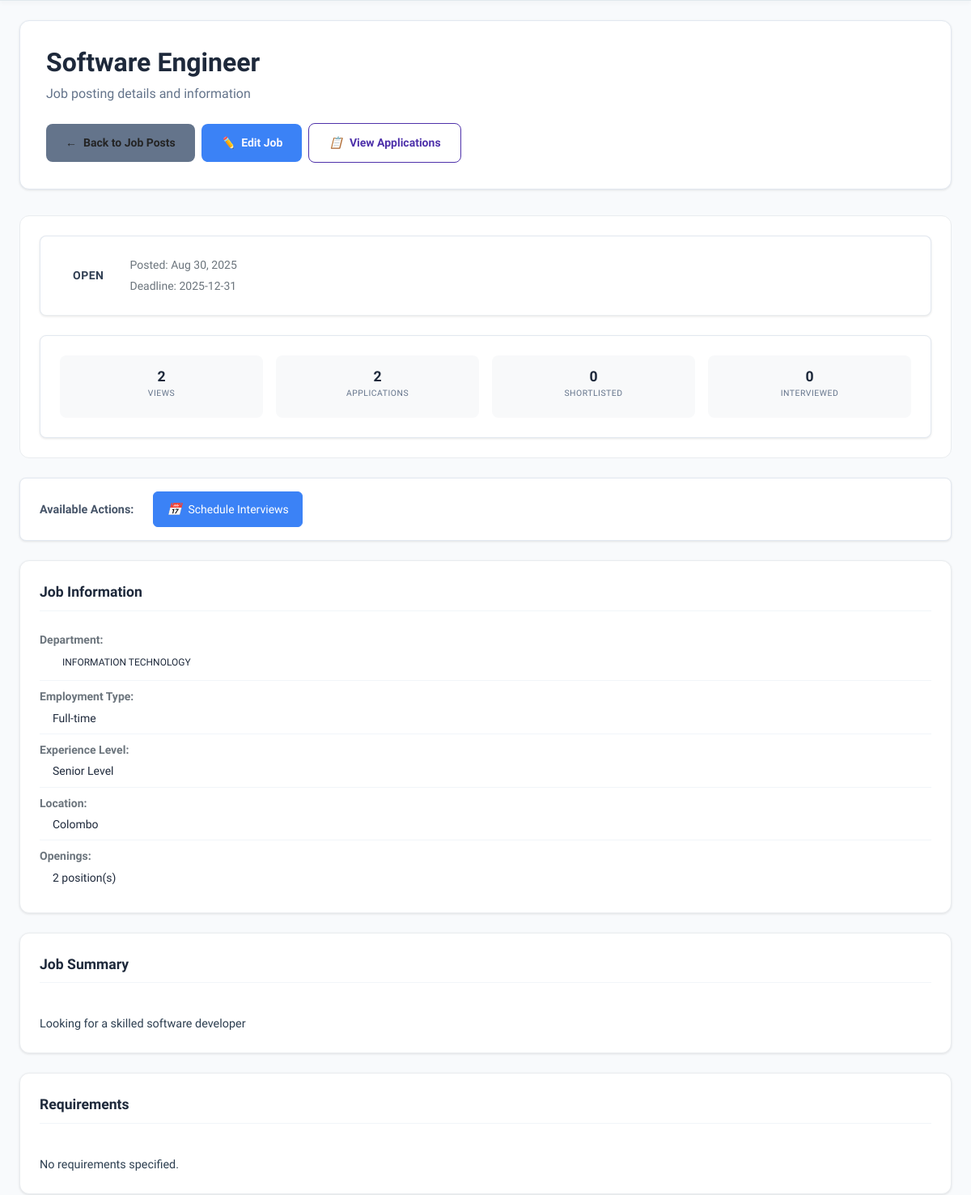
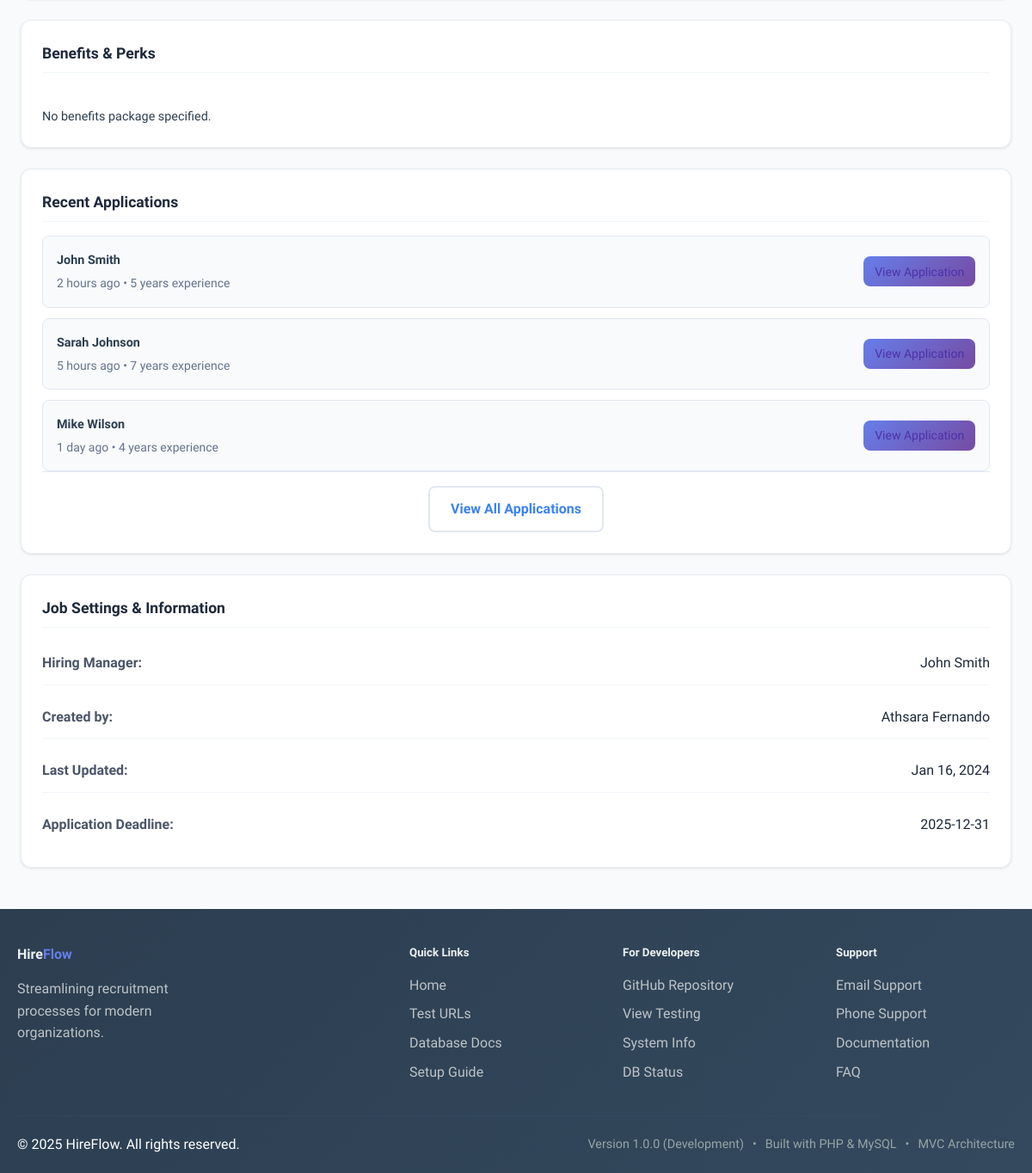
Page /public/hradmin/view-job/1 (signed in) on the committed database (2 pictures, top to bottom).
### tables this page shows
CREATE TABLE `job_posts` (
  `id` int(11) NOT NULL,
  `hr_id` int(11) NOT NULL,
  `title` varchar(200) NOT NULL,
  `department_id` int(11) DEFAULT NULL,
  `description` text NOT NULL,
  `requirements` text DEFAULT NULL,
  `benefits` text DEFAULT NULL,
  `department` varchar(100) DEFAULT NULL,
  `location` varchar(100) DEFAULT NULL,
  `salary_range` varchar(100) DEFAULT NULL,
  `employment_type` enum('Full-time','Part-time','Contract','Internship') DEFAULT 'Full-time',
  `deadline` date DEFAULT NULL,
  `status` enum('Open','Closed','Draft') DEFAULT 'Draft',
  `created_at` timestamp NOT NULL DEFAULT current_timestamp()
);

### app/controllers/hradmin/ViewJob.php (called while the page is built, shortened)
<?php
class ViewJob extends Controller
{
    public function index($id = null)
    {
        $data = [];
        $data['page_title'] = 'Job Details';
        $data['job_id'] = $id;
        $jobPost = new JobPost();
        $job = $jobPost->first(['id' => $id], []);
        $user = new User();
        $creator = $user->first(['id' => $job['hr_id']], []);
        $job['created_by'] = $creator ? $creator['full_name'] : 'Unknown';
        if (!empty($job['department_id'])) {
            $departmentModel = new Department();
            $department = $departmentModel->first(['id' => $job['department_id']], []);
            if ($department) {
                $job['department'] = $department['name'];
            }
        }
        $application = new Application();
        $allApplications = $application->where(['job_id' => $id], []);
        $job['applications_count'] = count($allApplications);
        $job['total_applications'] = $job['applications_count'];
        $job['new_applications'] = 0;
        $job['interviews_scheduled'] = 0;
        $job['offers_made'] = 0;
        $job['shortlisted_count'] = 0;
        $job['interviewed_count'] = 0;
        foreach ($allApplications as $app) {
            $status = strtolower(trim((string)($app['status'] ?? '')));
            if ($status === 'applied' || $status === 'under review') {
                $job['new_applications']++;
            }
        }
        $currentViews = (isset($job['views_count']) && is_numeric($job['views_count'])) ? (int)$job['views_count'] : 0;
        $job['views_count'] = max($currentViews, (int)$job['applications_count']);
        $job['summary'] = $job['description'];
        $job['type'] = $job['employment_type'];
        $job['created_date'] = $job['created_at'] ?? date('Y-m-d');
        $job['posted_date'] = !empty($job['created_at']) ? date('M d, Y', strtotime($job['created_at'])) : date('M d, Y');
        $job['application_deadline'] = $job['deadline'] ?? null;
        $data['job'] = $job;
        $data['job'] = $job;
        $recentApps = array_slice($allApplications, 0, 5);
        $data['recent_applications'] = [];
        foreach ($recentApps as $app) {
            $applicant = $user->first(['id' => $app['applicant_id']], []);
            if ($applicant) {
                $data['recent_applications'][] = [
                    'id' => $app['id'],
                    'applicant_name' => $applicant['full_name'],
                    'email' => $applicant['email'],
                    'applied_date' => $app['applied_at'] ?? $app['created_at'],
                    'status' => $app['status'],
                    'experience' => $app['years_of_experience'] ?? 'N/A',
                    'score' => $app['score'] ?? 0
                ];
            }
        }
        $data['application_stats'] = [
            'daily_applications' => [],
            'status_breakdown' => []
        ];
        $statusCounts = [];
        foreach ($allApplications as $app) {
            $status = $app['status'];
            if (!isset($statusCounts[$status])) {
                $statusCounts[$status] = 0;
            }
            $statusCounts[$status]++;
        }
        $data['application_stats']['status_breakdown'] = $statusCounts;
        $this->view('hradmin/view-job', $data);
    }
}

### app/core/App.php (called while the page is built, shortened)
<?php
class App
{
    private $method = 'index';
    private function splitURL()
    {
        $URL = $_GET['url'] ?? 'home';
        $URL = explode("/", trim($URL, "/"));
        return $URL;
    }
    private function convertUrlToClassName($url)
    {
        return str_replace(' ', '', ucwords(str_replace('-', ' ', $url)));
    }
    private function resolveControllerFile($directory, $expectedClassName)
    {
        return [null, null];
    }
    private function resolveFolderController($folder, $segment)
    {
        $controllerDir = "../app/controllers/" . $folder;
        $controllerName = $this->convertUrlToClassName($segment);
        $directPath = $controllerDir . "/" . $controllerName . ".php";
        if (file_exists($directPath)) {
            return [
                'controller' => $controllerName,
                'file' => $directPath,
            ];
        }
        return null;
    }
    public function loadController()
    {
        $URL = $this->splitURL();
        list($fileName, $controllerName) = $this->resolveControllerFile(
            "../app/controllers",
            ucfirst($URL[0])
        );
        if ($fileName) {
            require $fileName;
            $this->controller = $controllerName;
            unset($URL[0]);
        } else {
            if (isset($URL[1])) {
                $resolvedController = $this->resolveFolderController($URL[0], $URL[1]);
                if ($resolvedController) {
                    unset($URL[0]);
                    unset($URL[1]);
                } else {
                    require "../app/controllers/_404.php";
                    $this->controller = '_404';
                }
            }
        }
        $controller = new $this->controller;
        $remainingURL = array_values($URL);
        call_user_func_array([$controller, $this->method], array_values($remainingURL));
    }
}

### public/index.php (called while the page is built, shortened)
<?php
require "../app/core/init.php";
$app = new App;
$app->loadController();

### app/core/init.php (called while the page is built, shortened)
<?php
spl_autoload_register(function ($className) {
    $modelPath = "../app/models/" . ucfirst($className) . ".php";
});
require __DIR__ . '/Database.php';
require __DIR__ . '/Model.php';
require __DIR__ . '/Controller.php';
require __DIR__ . '/App.php';

### app/core/Model.php (called while the page is built, shortened)
<?php
trait Model
{
    protected $limit = 10;
    protected $offset = 0;
    protected $order_type = "asc";
    protected $order_column = 'id';
    public function where($data, $data_not = [])
    {
        $keys = array_keys($data);
        $query = "SELECT * FROM $this->table WHERE ";
        foreach ($keys as $key) {
            $query .= "$key = :$key AND ";
        }
        $query = trim($query, " AND ");
        $query .= " ORDER BY $this->order_column $this->order_type LIMIT $this->limit OFFSET $this->offset";
        $data = array_merge($data, $data_not);
        return $this->query($query, $data);
    }
    public function first($data, $data_not = [])
    {
        $keys = array_keys($data);
        $keys_not = array_keys($data_not);
        $query = "SELECT * FROM $this->table WHERE ";
        foreach ($keys as $key) {
            $query .= "$key = :$key AND ";
        }
        $query = trim($query, " AND ");
        $query .= " LIMIT 1 OFFSET $this->offset";
        $data = array_merge($data, $data_not);
        $result = $this->query($query, $data);
        return $result ? $result[0] : false;
    }
}

### app/core/Database.php (called while the page is built, shortened)
<?php
trait Database
{
    private function connect()
    {
        $string = 'mysql:host=' . DB_HOST . ';port=' . DB_PORT . ';dbname=' . DB_NAME;
        return new PDO($string, DB_USER, DB_PASS);
    }
    public function query($query, $data = [])
    {
        $con = $this->connect();
        $stmt = $con->prepare($query);
        $check = $stmt->execute($data);
        if ($check) {
            if (stripos(trim($query), 'select') === 0) {
                $result = $stmt->fetchAll(PDO::FETCH_ASSOC);
                return $result ?: [];
            }
            return true;
        }
        return false;
    }
}

### app/views/hradmin/view-job.view.php (the view, shortened to what this page needs)
<div class="main-container">
    <div class="header-section">
        <h1 class="page-title"><?= htmlspecialchars($job['title'] ?? 'Senior Software Developer') ?></h1>
        <p class="page-description">Job posting details and information</p>
        <div class="action-buttons">
            <a href="<?= ROOT ?>/hradmin/job-posts" class="btn btn-secondary">
                <i class="icon-back"></i>Back to Job Posts
            </a>
            <a href="<?= ROOT ?>/hradmin/edit-job/<?= $job['id'] ?? '1' ?>" class="btn btn-primary">
                <i class="icon-edit"></i>Edit Job
            </a>
            <a href="<?= ROOT ?>/hradmin/applicant-database?tab=applications&job=<?= $job['id'] ?? '1' ?>" class="btn btn-outline">
                <i class="icon-applications"></i>View Applications
            </a>
        </div>
    </div>
    <div class="status-section">
        <div class="status-card">
            <div class="status-info">
                <span class="status-badge <?= strtolower($job['status'] ?? 'active') ?>"><?= ucfirst($job['status'] ?? 'Active') ?></span>
                <div class="status-details">
                    <span>Posted: <?= $job['posted_date'] ?? 'Jan 15, 2024' ?></span>
                    <?php if(isset($job['application_deadline'])): ?>
                        <span>Deadline: <?= $job['application_deadline'] ?></span>
                    <?php endif; ?>
                </div>
            </div>
        </div>
        <div class="metrics-grid">
            <div class="metric-item">
                <div class="metric-value"><?= (int)($job['views_count'] ?? 0) ?></div>
                <div class="metric-label">Views</div>
            </div>
            <div class="metric-item">
                <div class="metric-value"><?= (int)($job['applications_count'] ?? 0) ?></div>
                <div class="metric-label">Applications</div>
            </div>
            <div class="metric-item">
                <div class="metric-value"><?= (int)($job['shortlisted_count'] ?? 0) ?></div>
                <div class="metric-label">Shortlisted</div>
            </div>
            <div class="metric-item">
                <div class="metric-value"><?= (int)($job['interviewed_count'] ?? 0) ?></div>
                <div class="metric-label">Interviewed</div>
            </div>
        </div>
    </div>
    <div class="page-actions-bar">
        <div class="actions-label">Available Actions:</div>
        <div class="page-actions">
            <a href="<?= ROOT ?>/hradmin/interview-schedule?job=<?= $job['id'] ?? '1' ?>" class="page-action-btn primary">
                <i class="icon-calendar"></i>Schedule Interviews
            </a>
        </div>
    </div>
    <div class="job-details-section">
        <div class="content-card">
            <h3 class="card-title">Job Information</h3>
            <div class="info-list">
                <div class="info-item">
                    <strong>Department:</strong>
                    <span class="dept-tag <?= strtolower($job['department'] ?? 'engineering') ?>"><?= ucfirst($job['department'] ?? 'Engineering') ?></span>
                </div>
                    <div class="info-item">
                        <strong>Employment Type:</strong>
                        <span><?= ucfirst($job['employment_type'] ?? 'Full-time') ?></span>
                    </div>
                    <div class="info-item">
                        <strong>Experience Level:</strong>
                        <span><?= ucfirst($job['experience_level'] ?? 'Senior') ?> Level</span>
                    </div>
                    <div class="info-item">
                        <strong>Location:</strong>
                        <span><?= htmlspecialchars($job['location'] ?? 'San Francisco, CA') ?></span>
                    </div>
                    <div class="info-item">
                        <strong>Openings:</strong>
                        <span><?= $job['openings'] ?? '2' ?> position(s)</span>
                    </div>
                </div>
            </div>
        <div class="content-card">
            <h3 class="card-title">Job Summary</h3>
            <div class="job-content">
                <?= nl2br(htmlspecialchars($job['summary'] ?? $job['description'] ?? 'No summary available.')) ?>
            </div>
        </div>
            <div class="content-card">
                <h3 class="card-title">Requirements</h3>
                <div class="job-content">
                    <?= nl2br(htmlspecialchars($job['requirements'] ?? 'No requirements specified.')) ?>
                </div>
            </div>
            <div class="content-card">
                <h3 class="card-title">Benefits & Perks</h3>
                <div class="job-content">
                    <?= nl2br(htmlspecialchars($job['benefits'] ?? 'No benefits package specified.')) ?>
                </div>
            </div>
        <div class="content-card">
            <h3 class="card-title">Recent Applications</h3>
            <div class="applications-preview">
                <div class="application-preview-item">
                    <div class="applicant-summary">
                        <div class="applicant-name">John Smith</div>
                        <div class="applicant-details">2 hours ago • 5 years experience</div>
                    </div>
                    <a href="<?= ROOT ?>/hradmin/applicant-database/viewApplication/1" class="view-btn">View Application</a>
                </div>
                <div class="application-preview-item">
                    <div class="applicant-summary">
                        <div class="applicant-name">Sarah Johnson</div>
                        <div class="applicant-details">5 hours ago • 7 years experience</div>
                    </div>
                    <a href="<?= ROOT ?>/hradmin/applicant-database/viewApplication/2" class="view-btn">View Application</a>
                </div>
                <div class="application-preview-item">
                    <div class="applicant-summary">
                        <div class="applicant-name">Mike Wilson</div>
                        <div class="applicant-details">1 day ago • 4 years experience</div>
                    </div>
                    <a href="<?= ROOT ?>/hradmin/applicant-database/viewApplication/3" class="view-btn">View Application</a>
                </div>
            </div>
            <div class="section-footer">
                <a href="<?= ROOT ?>/hradmin/applicant-database?tab=applications&job=<?= $job['id'] ?? '1' ?>" class="view-all-applications">View All Applications</a>
            </div>
        </div>
        <div class="content-card">
            <h3 class="card-title">Job Settings & Information</h3>
            <div class="settings-grid">
                <div class="setting-row">
                    <strong>Hiring Manager:</strong>
                    <span><?= $job['hiring_manager_name'] ?? 'John Smith' ?></span>
                </div>
                <div class="setting-row">
                    <strong>Created by:</strong>
                    <span><?= $job['created_by'] ?? 'HR Admin' ?></span>
                </div>
                <div class="setting-row">
                    <strong>Last Updated:</strong>
                    <span><?= $job['updated_at'] ?? 'Jan 16, 2024' ?></span>
                </div>
                <?php if(isset($job['application_deadline'])): ?>
                <div class="setting-row">
                    <strong>Application Deadline:</strong>
                    <span><?= $job['application_deadline'] ?></span>
                </div>
                <?php endif; ?>
            </div>
        </div>
    </div>
</div>

### rows in the picture
job_posts: title "Software Engineer", status "OPEN", deadline "2025-12-31", employment_type "Full-time", location "Colombo", description "Looking for a skilled software developer", requirements "No requirements specified.", benefits "No benefits package specified."

### other values in the picture
$job['posted_date'] "Aug 30, 2025"
$job['views_count'] "2"
$job['applications_count'] "2"
$job['shortlisted_count'] "0"
$job['interviewed_count'] "0"
$job['department'] "INFORMATION TECHNOLOGY"
$job['experience_level'] "Senior"
$job['openings'] "2"
$job['hiring_manager_name'] "John Smith"
$job['created_by'] "Athsara Fernando"
$job['updated_at'] "Jan 16, 2024"
